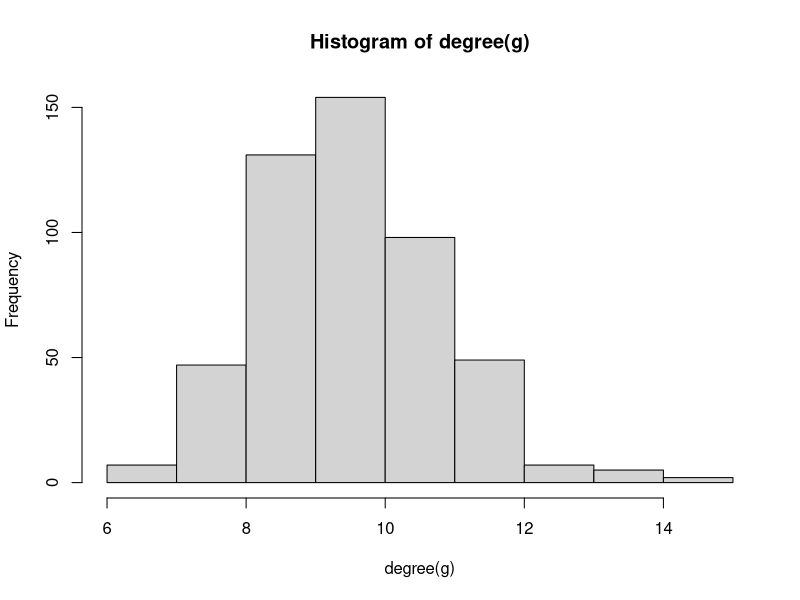

This figure's R source: (Note: this script raises an error after producing the figure.)
#Topological Measures for Identifying and Predicting the Spread of Complex Contagions
#Guilbeault & Centola, 2021, Nature Communications 
#June 2021 

#This script calculates average complex path length for all nodes in a given graph, g
#which then provides a measure of complex centrality 
#parallel processing is used to improve speed performance in large networks 
#increasing the number of available cores increases speed 

rm(list=ls());gc()
library(igraph)
library(dplyr)
library(tidyr)
library(MASS)

run_sim<-function(seed, N, g, gmat, gmat_simulation, T_dist, T_type, thresholds, sim_df){
  num_seeds=thresholds[seed]-1
  seeds<-c(seed, sample(as.numeric(neighbors(g, seed, mode = "total")), num_seeds))
  activated<-replicate(N, FALSE); activated[seeds]<-TRUE
  gmat_simulation[seeds,]<-1; gmat_simulation[,seeds]<-1
  gmat_simulation_run<-gmat*gmat_simulation
  activated<-replicate(N, FALSE); activated[seeds]<-TRUE
  gmat_simulation[seeds,]<-1; gmat_simulation[,seeds]<-1
  gmat_simulation_run<-gmat*gmat_simulation
  
  spread=TRUE
  step<-1
  
  while(spread){
    influence<-colSums(gmat_simulation_run)
    influence_activated<-influence>=thresholds
    t<-which(activated)
    t_1<-which(influence_activated)
    t_full<-union(t,t_1)
    spread<-length(t_full)>length(t)
    activated[t_full]<-TRUE
    step<-step+1
    adopters<-which(activated)
    gmat_simulation[adopters,]<-1
    gmat_simulation[,adopters]<-1
    gmat_simulation_run<-gmat*gmat_simulation
  }
  
  num_adopters<-sum(activated)
  complex_g<-graph_from_adjacency_matrix(gmat_simulation_run)
  all_simple_paths<-get.shortest.paths(complex_g, seed, mode = "out")
  PLci<-mean(sapply(1:N, function(x) length(all_simple_paths$vpath[[x]])))
  
  sim_df<-rbind(sim_df, data.frame(seed = seed, N=N, adopters = num_adopters, Thresh = thresholds[seed], 
                                   T_dist = T_dist, T_type = T_type, num_seeds = num_seeds, PLci = PLci))
  return(sim_df)
}


########################
#Setup Model Parameters#
########################

N<-500
g <- sample_smallworld(1, N, 5, 0.1)
gmat<-as.matrix(as_adjacency_matrix(g))
gmat_simulation<-gmat * 0
T_dist<-"homo"
T_type<-"abs"
thresholds<-replicate(N, 4)
hist(degree(g))

centrality_df<-data.frame(seed=1:N, degree = as.numeric(degree(g)), betweenness = as.numeric(betweenness(g)), 
                          closeness = as.numeric(closeness(g)), eigen = as.numeric(eigen_centrality(g)$vector),
                          pagerank = as.numeric(page_rank(g)$vector) )


#############################
#########Run Model########### 
#Without Parallel Processing#
#############################

model_output<-data.frame()

start_time <- proc.time()
for(x in 1:N){model_output<-run_sim(x, N, g, gmat, gmat_simulation, T_dist, T_type, thresholds, model_output)}
print(proc.time() - start_time)

model_output_full<-merge(model_output, centrality_df, by="seed") #map to seed centrality 
cor.test(model_output_full$PLci, model_output_full$adopters)
cor.test(model_output_full$degree, model_output_full$adopters)
cor.test(model_output_full$betweenness, model_output_full$adopters)
cor.test(model_output_full$closeness, model_output_full$adopters)
cor.test(model_output_full$eigen, model_output_full$adopters)
cor.test(model_output_full$pagerank, model_output_full$adopters)

##########################
#######Run Model########## 
#With Parallel Processing#
##########################

library(doParallel)
library(parallel)

#setup cluster
detectCores(logical = TRUE)
cluster <- makeCluster(8)  
registerDoParallel(cluster)  
clusterExport(cluster,list('neighbors', 'graph_from_adjacency_matrix', 'get.shortest.paths'))

model_output_parallel_raw<-data.frame()
start_time <- proc.time()
model_output_parallel_raw <- clusterMap(cluster, run_sim, seed=1:N, 
                                        MoreArgs=list(N=N, g=g,gmat=gmat,
                                                      gmat_simulation=gmat_simulation,T_dist=T_dist,
                                                      T_type=T_type,thresholds=thresholds,sim_df=model_output_parallel_raw))
print(proc.time() - start_time)

model_output_parallel <- do.call('rbind', model_output_parallel_raw)

model_output_parallel_full<-merge(model_output_parallel, centrality_df, by="seed") #map to seed centrality 
cor.test(model_output_parallel_full$PLci, model_output_parallel_full$adopters)
cor.test(model_output_parallel_full$degree, model_output_parallel_full$adopters)
cor.test(model_output_parallel_full$betweenness, model_output_parallel_full$adopters)
cor.test(model_output_parallel_full$closeness, model_output_parallel_full$adopters)
cor.test(model_output_parallel_full$eigen, model_output_parallel_full$adopters)
cor.test(model_output_parallel_full$pagerank, model_output_parallel_full$adopters)







